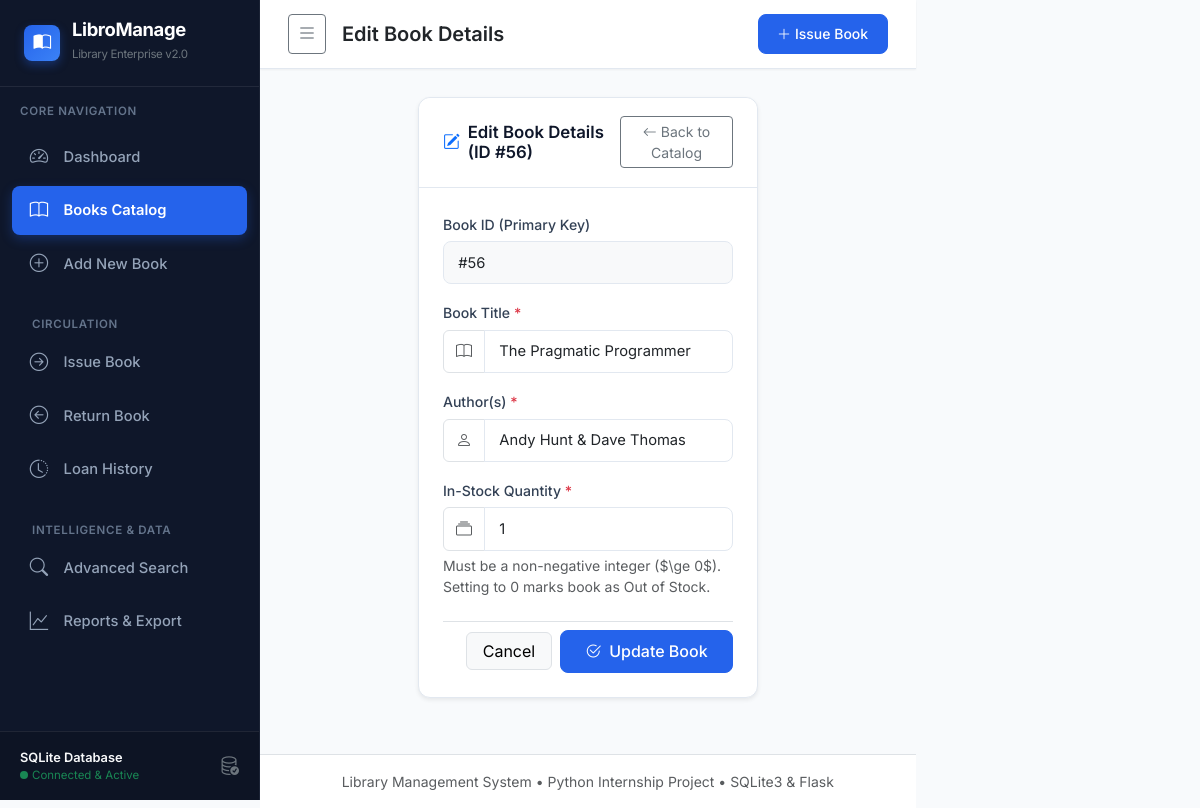
Screenshot of /books/edit/56 with the database file from the repository.
### tables this page shows
CREATE TABLE books (
            id INTEGER PRIMARY KEY AUTOINCREMENT,
            title TEXT NOT NULL,
            author TEXT NOT NULL,
            quantity INTEGER NOT NULL CHECK(quantity >= 0)
        );

### app.py (the view, shortened to what this page needs)
@app.route("/books/edit/<int:id>", methods=["GET", "POST"])
def edit_book_page(id):
    conn = get_connection()
    try:
        cursor = conn.cursor()
        cursor.execute("SELECT id, title, author, quantity FROM books WHERE id = ?", (id,))
        row = cursor.fetchone()
        if not row:
            flash(f"Book with ID #{id} not found.", "error")
            return redirect(url_for("view_books_page"))
        book = {"id": row[0], "title": row[1], "author": row[2], "quantity": row[3]}
        return render_template("edit_book.html", active_page="books", book=book)
    finally:
        conn.close()

### app.py (called while the page is built)
def generate_csrf_token():
    if "_csrf_token" not in session:
        session["_csrf_token"] = secrets.token_hex(32)
    return session["_csrf_token"]

@app.context_processor
def inject_csrf_token():
    return dict(csrf_token=generate_csrf_token)

@app.before_request
def csrf_protect():
    if request.method in ("POST", "PUT", "DELETE"):
        token = request.form.get("csrf_token") or request.headers.get("X-CSRFToken")
        expected = session.get("_csrf_token")
        if not expected or not token or not secrets.compare_digest(token, expected):
            app.logger.warning("CSRF validation failure on %s", request.path)
            flash("Security check failed (invalid or expired CSRF token). Please try again.", "error")
            abort(403, description="CSRF token validation failed.")

### config/database.py (called while the page is built)
def get_connection():
    conn = sqlite3.connect(DATABASE_PATH)
    conn.execute("PRAGMA foreign_keys = ON")
    return conn

### templates/edit_book.html (shortened to what this page needs)
{% extends "base.html" %}
{% block page_title %}Edit Book Details{% endblock %}
{% block content %}
<div class="row justify-content-center">
    <div class="col-lg-8 col-xl-7">
        <div class="custom-card shadow-sm">
            <div class="custom-card-header">
                <h5><i class="bi bi-pencil-square text-primary"></i> Edit Book Details (ID #{{ book.id }})</h5>
                <a href="{{ url_for('view_books_page') }}" class="btn btn-sm btn-outline-secondary">
                    <i class="bi bi-arrow-left"></i> Back to Catalog
                </a>
            </div>
            <div class="custom-card-body p-4">
                <form method="POST" action="{{ url_for('edit_book_page', id=book.id) }}" novalidate>
                    <div class="mb-3">
                        <label class="form-label-custom">Book ID (Primary Key)</label>
                        <input type="text" class="form-control form-control-custom bg-light" value="#{{ book.id }}" readonly>
                    </div>
                    <div class="mb-3">
                        <label for="title" class="form-label-custom">Book Title <span class="text-danger">*</span></label>
                        <div class="input-group">
                            <span class="input-group-text bg-white"><i class="bi bi-book text-muted"></i></span>
                            <input type="text" class="form-control form-control-custom" id="title" name="title"
                                   value="{{ request.form.get('title', book.title) }}" required>
                        </div>
                    </div>
                    <div class="mb-3">
                        <label for="author" class="form-label-custom">Author(s) <span class="text-danger">*</span></label>
                        <div class="input-group">
                            <span class="input-group-text bg-white"><i class="bi bi-person text-muted"></i></span>
                            <input type="text" class="form-control form-control-custom" id="author" name="author"
                                   value="{{ request.form.get('author', book.author) }}" required>
                        </div>
                    </div>
                    <div class="mb-4">
                        <label for="quantity" class="form-label-custom">In-Stock Quantity <span class="text-danger">*</span></label>
                        <div class="input-group">
                            <span class="input-group-text bg-white"><i class="bi bi-collection text-muted"></i></span>
                            <input type="number" class="form-control form-control-custom" id="quantity" name="quantity"
                                   value="{{ request.form.get('quantity', book.quantity) }}"
                                   min="0" step="1" required>
                        </div>
                        <div class="form-text">Must be a non-negative integer ($\ge 0$). Setting to 0 marks book as Out of Stock.</div>
                    </div>
                    <div class="d-flex align-items-center justify-content-end gap-2 pt-2 border-top">
                        <a href="{{ url_for('view_books_page') }}" class="btn btn-light border px-3">Cancel</a>
                        <button type="submit" class="btn btn-primary-custom px-4 d-flex align-items-center gap-2">
                            <i class="bi bi-check2-circle"></i> Update Book
                        </button>
                    </div>
                </form>
            </div>
        </div>
    </div>
</div>
{% endblock %}

### static/css/style.css (style rules this page uses)
:root { --sidebar-bg: #0f172a; --sidebar-hover: #1e293b; --sidebar-active: #2563eb; --sidebar-text: #94a3b8; --sidebar-text-active: #ffffff; --sidebar-width: 260px; --bg-body: #f8fafc; --card-bg: #ffffff; --text-primary: #0f172a; --text-muted: #64748b; --border-color: #e2e8f0; --primary-blue: #2563eb; --primary-blue-hover: #1d4ed8; --success-green: #10b981; --warning-amber: #f59e0b; --danger-red: #ef4444; --info-teal: #06b6d4; --purple-accent: #8b5cf6; --shadow-sm: 0 1px 2px 0 rgb(0 0 0 / 0.05); --shadow-md: 0 4px 6px -1px rgb(0 0 0 / 0.07), 0 2px 4px -2px rgb(0 0 0 / 0.07); --shadow-lg: 0 10px 15px -3px rgb(0 0 0 / 0.08), 0 4px 6px -4px rgb(0 0 0 / 0.08); }
body { font-family: 'Inter', -apple-system, BlinkMacSystemFont, "Segoe UI", Roboto, Oxygen, Ubuntu, Cantarell, sans-serif; background-color: var(--bg-body); color: var(--text-primary); overflow-x: hidden; }
.custom-card { background: var(--card-bg); border: 1px solid var(--border-color); border-radius: 12px; box-shadow: var(--shadow-sm); margin-bottom: 1.75rem; }
.custom-card-header { padding: 1.15rem 1.5rem; border-bottom: 1px solid var(--border-color); background-color: #ffffff; border-top-left-radius: 12px; border-top-right-radius: 12px; display: flex; align-items: center; justify-content: space-between; }
.custom-card-header h5 { font-size: 1.05rem; font-weight: 600; margin: 0; color: var(--text-primary); display: flex; align-items: center; gap: 0.5rem; }
.custom-card-body { padding: 1.5rem; }
.btn-primary-custom { background-color: var(--primary-blue); border-color: var(--primary-blue); color: #ffffff; font-weight: 500; border-radius: 8px; padding: 0.55rem 1.15rem; transition: all 0.15s ease-in-out; }
.form-control-custom, .form-select-custom { border: 1px solid var(--border-color); border-radius: 8px; padding: 0.6rem 0.9rem; font-size: 0.92rem; transition: border-color 0.15s ease, box-shadow 0.15s ease; }
.form-label-custom { font-weight: 500; font-size: 0.88rem; color: #334155; margin-bottom: 0.4rem; }

### rows the page displays
books: id "56", id "#56", title "The Pragmatic Programmer", author "Andy Hunt & Dave Thomas", quantity "1"
